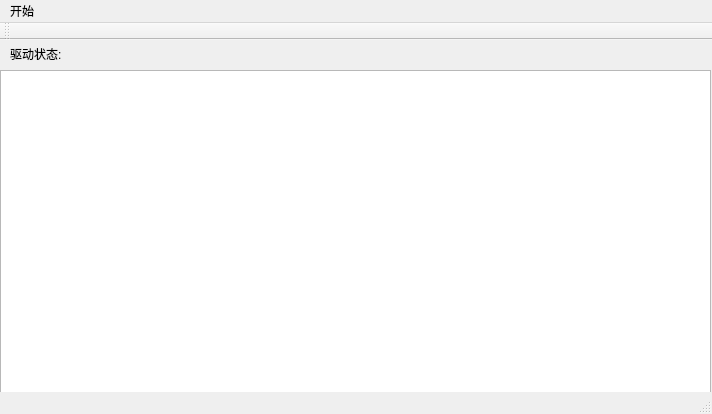
<?xml version="1.0" encoding="UTF-8"?>
<ui version="4.0">
 <class>QtProcessInfoToolsClass</class>
 <widget class="QMainWindow" name="QtProcessInfoToolsClass">
  <property name="geometry">
   <rect>
    <x>0</x>
    <y>0</y>
    <width>712</width>
    <height>414</height>
   </rect>
  </property>
  <property name="windowTitle">
   <string>QtProcessInfoTools</string>
  </property>
  <widget class="QWidget" name="centralWidget">
   <widget class="QTableWidget" name="TableProcessInfo">
    <property name="geometry">
     <rect>
      <x>0</x>
      <y>30</y>
      <width>711</width>
      <height>331</height>
     </rect>
    </property>
   </widget>
   <widget class="QLabel" name="LabRGB">
    <property name="geometry">
     <rect>
      <x>680</x>
      <y>10</y>
      <width>21</width>
      <height>20</height>
     </rect>
    </property>
    <property name="text">
     <string/>
    </property>
   </widget>
   <widget class="QLabel" name="LabRGBState">
    <property name="geometry">
     <rect>
      <x>10</x>
      <y>3</y>
      <width>61</width>
      <height>21</height>
     </rect>
    </property>
    <property name="text">
     <string>驱动状态:</string>
    </property>
   </widget>
  </widget>
  <widget class="QMenuBar" name="menuBar">
   <property name="geometry">
    <rect>
     <x>0</x>
     <y>0</y>
     <width>712</width>
     <height>22</height>
    </rect>
   </property>
   <widget class="QMenu" name="OpenStart">
    <property name="geometry">
     <rect>
      <x>268</x>
      <y>127</y>
      <width>120</width>
      <height>94</height>
     </rect>
    </property>
    <property name="title">
     <string>开始</string>
    </property>
    <addaction name="actionRunDriver"/>
    <addaction name="actionStop"/>
   </widget>
   <addaction name="OpenStart"/>
  </widget>
  <widget class="QToolBar" name="mainToolBar">
   <attribute name="toolBarArea">
    <enum>TopToolBarArea</enum>
   </attribute>
   <attribute name="toolBarBreak">
    <bool>false</bool>
   </attribute>
  </widget>
  <widget class="QStatusBar" name="statusBar"/>
  <action name="actionRunDriver">
   <property name="text">
    <string>运行驱动</string>
   </property>
  </action>
  <action name="actionStop">
   <property name="text">
    <string>关闭驱动</string>
   </property>
  </action>
 </widget>
 <layoutdefault spacing="6" margin="11"/>
 <resources>
  <include location="QtProcessInfoTools.qrc"/>
 </resources>
 <connections/>
</ui>
